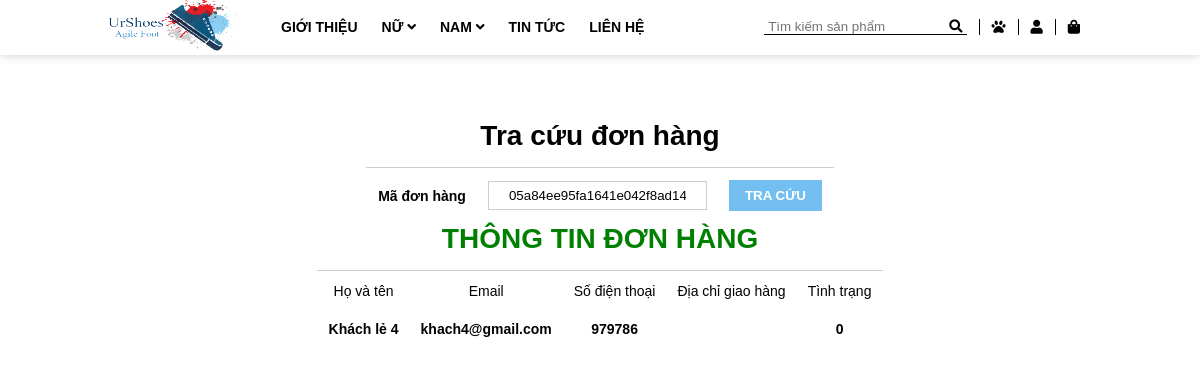
The app's page /order_find.php?code=05a84ee95fa1641e042f8ad1488fd064 with its own data.
### tables this page shows
CREATE TABLE `category` (
  `category__id` int(11) NOT NULL,
  `category__name` varchar(255) NOT NULL
);

CREATE TABLE `cart` (
  `id` varchar(70) NOT NULL,
  `customer_id` int(11) NOT NULL,
  `fullname` varchar(40) NOT NULL,
  `email` varchar(40) NOT NULL,
  `phone` varchar(15) NOT NULL,
  `province` int(11) NOT NULL,
  `district` int(11) NOT NULL,
  `address` varchar(50) NOT NULL,
  `date` datetime NOT NULL,
  `total` int(11) NOT NULL,
  `status` tinyint(4) NOT NULL DEFAULT 0 COMMENT '0: Chờ xử lý, 1: Chuẩn bị, 2: Đang giao, 3: Đã giao'
);

### database/database.php (called while the page is built, shortened)
<?php
Class Database{
  public $host   = DB_HOST;
  public $user   = DB_USER;
  public $pass   = DB_PASS;
  public $dbname = DB_NAME;
  public $link;
private function connectDB(){
   $this->link = new mysqli($this->host, $this->user, $this->pass,
    $this->dbname);
 }
public function select($query){
  $result = $this->link->query($query) or
   die($this->link->error.__LINE__);
  if($result->num_rows > 0){
    return $result;
  } else {
    return false;
  }
 }
}

### class/producttype__class.php (called while the page is built, shortened)
<?php
    class producttype {
        private $db;
        public function __construct() {
            $this->db = new Database;
        }
        public function show__category() {
            $query = "SELECT * FROM category ORDER BY category__id";
            $result = $this->db->select($query);
            return $result;
        }
        public function get__producttype_first($category__id) {
            $query = "SELECT MIN(producttype__id) as producttype__id FROM producttype WHERE category__id = '$category__id'";
            $result = $this->db->select($query);
            return $result;
        }
        public function show__producttype_by_categoryid($category__id) {
            $query = "SELECT producttype__id, category.category__id, category__name, producttype__name
            FROM producttype, category
            WHERE producttype.category__id = $category__id AND producttype.category__id = category.category__id
            ORDER BY producttype__id
            ";
            $result = $this->db->select($query);
            return $result;
        }
    }
?>

### session/session.php (called while the page is built, shortened)
<?php
class Session{
 public static function get($key){
    if (isset($_SESSION[$key])) {
     return $_SESSION[$key];
    } else {
     return false;
    }
 }
}
?>

### order_find.php (the view, shortened to what this page needs)
<?php
    include "header.php";
?>
<?php
    $flag = false;
    $code = '';
    if (isset($_GET['code'])) {
        $flag = true;
        $db = new Database;
        $code = $_GET['code'];
        $sql = "select * from cart where id = '".$code."'";
        $result = $db->select($sql);
    }
?>
<div class="order-find">
    <h1>Tra cứu đơn hàng</h1>
   <form action="" method="get">
       <table>
           <tr>
               <th>Mã đơn hàng</th>
               <th><input type="text" name="code" value="<?php if ($code) echo $code;?>"></th>
               <th><button type="submit">TRA CỨU</button></th>
           </tr>
       </table>
   </form>
   <?php
    if (!empty($result) && $result->num_rows > 0) {
        $cart = $result->fetch_array();
        echo '<div id="result">
                <h1 class="success">THÔNG TIN ĐƠN HÀNG</h1>
                <table>
                    <tr>
                        <td>Họ và tên</td>
                        <td>Email</td>
                        <td>Số điện thoại</td>
                        <td>Địa chỉ giao hàng</td>
                        <td>Tình trạng</td>
                    </tr>
                    <tr>
                        <th>'.$cart['fullname'].'</th>
                        <th>'.$cart['email'].'</th>
                        <th>'.$cart['phone'].'</th>
                        <th><span id="address-cart"></span></th>
                        <th><span id="status">'.$cart['status'].'</span></th>
                    </tr>
                </table>
                <input type="hidden" id="province" value="'.$cart['province'].'">
                <input type="hidden" id="district" value="'.$cart['district'].'">
                <input type="hidden" id="address" value="'.$cart['address'].'">
            </div>';
    }
    else {
        if ($flag)
            echo '<h1 class="error">ĐƠN HÀNG KHÔNG TỒN TẠI!!</h1>';
    }
   ?>
</div>

### header.php (shortened to what this page needs)
<?php
    include_once "database/database.php";
    include "session/session.php";
    include "class/producttype__class.php";
?>
<?php
    $producttype = new producttype;
    $show__category = $producttype->show__category();
?>
<!DOCTYPE html>
<html lang="en">
<head>
    <link rel="stylesheet" href="./assets/css/base.css">
    <link rel="stylesheet" href="./assets/css/grid.css">
    <link rel="stylesheet" href="./assets/css/header.css">
    <link rel="stylesheet" href="./assets/css/footer.css">
    <link rel="stylesheet" href="./assets/css/styles.css">
    <link rel="stylesheet" href="./assets/css/responsive.css">
    <link rel="stylesheet" href="./assets/css/<?php if (!empty($css)) echo $css?>">
    <link rel="stylesheet" href="https://cdnjs.cloudflare.com/ajax/libs/font-awesome/5.15.3/css/all.min.css">
</head>
<body>
    <div id="main">
        <header id="main-header">
            <div class="grid wide">
                <div class="header" id="header">
                    <nav class="header-nav">
                        <ul>
                            <li class="logo">
                                <a href="./index.php">
                                    <img src="./assets/img/logo.png" alt="">
                                </a>
                            </li>
                            <li class="menu">
                                <div class="menu__mobile" id="menu__mobile">
                                    <ul class="menu-list">
                                        <?php
                                            while($resultC = $show__category->fetch_assoc()) {
                                                $show__producttype = $producttype->show__producttype_by_categoryid($resultC['category__id']);
                                        ?>
                                            <li class="menu-list__products">
                                                <a href="<?php
                                                    $get_producttype = $producttype->get__producttype_first($resultC['category__id'])->fetch_assoc();
                                                    if ($get_producttype['producttype__id']) {
                                                        echo "./products.php?category__id=";
                                                        echo $resultC['category__id'];
                                                        echo "&producttype__id=";
                                                        echo $get_producttype['producttype__id'];
                                                    }
                                                    else {
                                                        echo "#";
                                                    }
                                                ?>">
                                                    <span><?php echo $resultC['category__name']?></span>
                                                    <?php
                                                        if ($show__producttype) {
                                                            echo '<i class="fas fa-angle-down"></i>';
                                                        }
                                                    ?>
                                                </a>
                                            </li>
                                        <?php
                                            }
                                        ?>
                                    </ul>
                                </div>
                            </li>
                            <li class="others">
                                <ul class="others-list">
                                    <li class="hide-on-mobile">
                                        <form method="get" action="./lookup.php" class="header-search">
                                            <input name="q" type="text" placeholder="Tìm kiếm sản phẩm" title="Tìm kiếm">
                                            <button type="submit" title="Tìm kiếm">
                                                <i class="fas fa-search"></i>
                                            </button>
                                        </form>
                                    </li>
                                    <li>
                                        <a href="./order_find.php">
                                            <i class="fas fa-paw" title="Tra cứu đơn hàng"></i>
                                        </a>
                                    </li>
                                    <li class="hide-on-mobile">
                                        <?php
                                            $login__check = Session::get('customer__login');
                                            if(!$login__check) {
                                                echo "<a href='./signin.php'>
                                                        <i class='fas fa-user' title='Đăng nhập'></i>
                                                     </a>";
                                            } else {
                                                echo "
                                                    <a href='./logout.php'>
                                                        <i class='fas fa-sign-out-alt' title='Đăng xuất'></i>
                                                    </a>
                                                ";
                                            }
                                        ?>
                                    </li>
                                    <li class="search-cart--wrap">
                                        <a href="./cart.php">
                                            <i class="fa fa-shopping-bag"></i>
                                        </a>
                                    </li>
                                </ul>
                            </li>
                        </ul>
                    </nav>
                </div>
            </div>
        </header>

### assets/css/base.css (style rules this page uses)
* { padding: 0; margin: 0; box-sizing: border-box; }
html { font-family: Arial, Helvetica, sans-serif; font-size: 14px; }
a { text-decoration: none; color: #000; }

### assets/css/grid.css (style rules this page uses)
.grid { width: 100%; display: block; }
.grid.wide { max-width: 1200px; margin: 0 auto; }
@media (min-width: 1024px) and (max-width: 1239px) { .wide { width: 984px; } }

### assets/css/header.css (style rules this page uses)
header { position: fixed; z-index: 1; background-color: #fff; left: 0; right: 0; top: 0; box-shadow: 0 0 10px #ccc; }
.header-nav { height: 100%; }
.header-nav > ul { height: 100%; list-style: none; display: flex; align-items: center; justify-content: space-between; }
.logo { flex: 1; height: 100%; }
.logo a { display: inline-block; height: 100%; }
.logo img { width: 100%; object-fit: contain; padding-right: 32px; }
.menu { flex: 3; }
.menu-list { display: flex; list-style: none; }
.menu-list > li { position: relative; }
.menu-list > li > a { font-weight: bold; display: inline-block; }
.menu-list > li > a > span { text-transform: uppercase; }
.menu-list > li > a, .others-list > li > a { padding: 12px; }
.others { flex: 1; }
.others > ul { display: flex; list-style: none; }
.others-list > li { border-left: 1px solid #000; }
.others-list > li:first-child { position: relative; margin: 0 12px; border: none; border-bottom: 1px solid #000; }
.header-search { display: flex; }
.others-list > li:first-child button { border: none; background-color: transparent; right: 0; cursor: pointer; padding: 0 4px; }
.others-list > li:first-child input { border: none; background-color: transparent; outline: none; padding-left: 4px; }
.search-cart--wrap, .search-cart--wrap a { position: relative; }

### assets/css/responsive.css (style rules this page uses)
@media (min-width: 46.25em) { .menu-list > .menu-list__products::before { content: ""; display: block; position: absolute; height: 12px; width: 40px; top: 12px; left: 12px; } }
@media (min-width: 64em) { header { background-color: rgba(255, 255, 255, 0.5); } }

### order_find.php (style rules this page uses)
.order-find { margin: 120px auto 0 auto; width: 900px; text-align: center; }
.order-find table { margin: 0 auto; margin-top: 15px; border-top: 1px solid #ccc; }
.order-find table th, .order-find table td { padding: 10px; }
.order-find input { padding: 6px 20px; border: 1px solid #ccc; outline: none; }
.order-find button { border: none; padding: 8px 16px; background-color: rgb(116, 191, 241); color: white; font-weight: bold; cursor: pointer; }
.order-find h1.success { color: green; }

### records on screen
category: category__name "GIỚI THIỆU"
category: category__name "NỮ"
category: category__name "NAM"
category: category__name "TIN TỨC"
category: category__name "LIÊN HỆ"
cart: fullname "Khách lẻ 4", email "khach4@gmail.com", phone "979786", status "0"
